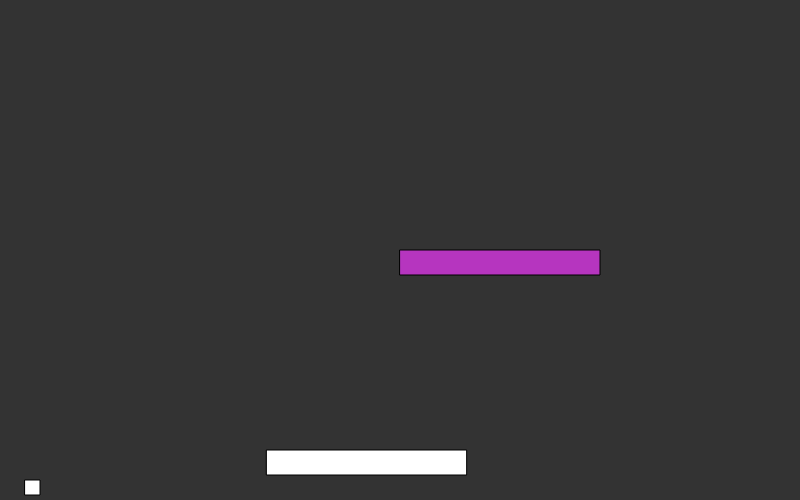
Frame 1 (no input)
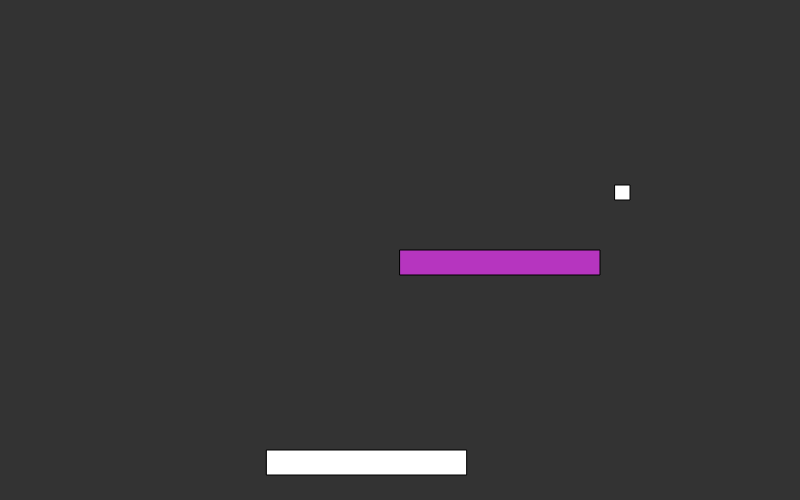
Frame 60 (no input)
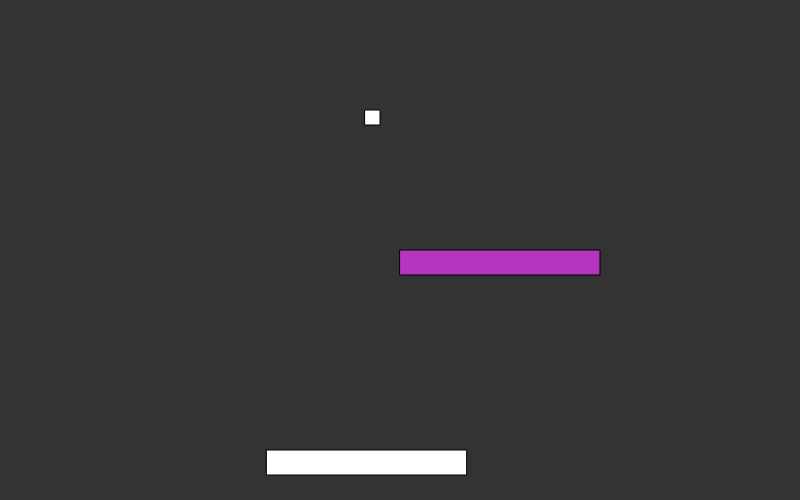
Frame 120 (the mouse pressed at the canvas centre since frame 60)

The p5.js sketch that drew these frames (run headless with seeded random() and noise() and a simulated clock; from frame 60 on, the mouse is pressed at the canvas centre):

// p5.js sketch
// ── sketch.js
var direction = 0;
var player,
	ball,
	obstacle;

function setup(){
	createCanvas(800, 500);
	player = new Player();
	ball = new Ball(player);
	obstacle = new Obstacle(width/2, height/2);
}

function draw(){
	background(51);
	player.move(direction);
	ball.move();
	player.show();
	ball.show();
	obstacle.show();
}

function Player(){
	this.width = 200;
	this.height=25;
	this.x = width/3;
	this.y = height-this.height*2;
	this.step = 15;
}

Player.prototype.show = function(){
	push();
	fill(255);
	rect(this.x, this.y, this.width, this.height);
	pop();
}

Player.prototype.move = function(dir){
	this.x += this.step*dir;
	if (this.x < 0){
		this.x = 0;
	} else if (this.x + this.width > width){
		this.x = width - this.width;
	}
}

function Ball(){
	this.width = 15;
	this.height = 15;
	this.x = 0 + this.width;
	this.y = height - this.height;
	this.vel = createVector(2,-1);
	this.step = 5;
}

Ball.prototype.show = function(){
	push();
	fill(255);
	rect(this.x, this.y, this.width, this.height);
	pop();
}

Ball.prototype.move = function(){
	this.x += this.vel.x * this.step;
	this.y += this.vel.y * this.step;
	// Function
	if(this.x < 0){
		this.x = 0;
		this.vel.x *= -1;
	} else if (this.x + this.width > width){
		this.x = width - this.width;
		this.vel.x *= -1;
	}
	// Function
	if (this.y < 0){
		this.y = 0;
		this.vel.y *= -1; 
	}
}

// TODO: Write this function once we have obstacles
// Ball.prototype.collided = function(obtacle){
// }

function Obstacle(x, y){
	this.x = x;
	this.y = y;
	this.width = 200;
	this.height = 25;
	this.col = createVector(random(255), random(255), random(255)); 
}

Obstacle.prototype.show = function(){
	push();
	fill(this.col.x, this.col.y, this.col.z);
	rect(this.x, this.y, this.width, this.height);
	pop();
}


function keyPressed() {
  if (keyCode == LEFT_ARROW) {
    direction = -1;
  } else if (keyCode == RIGHT_ARROW) {
    direction = 1;
  }
}

function keyReleased() {
	if (keyCode == LEFT_ARROW || keyCode == RIGHT_ARROW){
		direction = 0;
	}
}
// ── ball.js
function Ball(){
	this.width = 15;
	this.height = 15;
	this.x = 0 + this.width;
	this.y = height - this.height;
	this.vel = createVector(2,-1);
	this.step = 5;
}

Ball.prototype.show = function(){
	push();
	fill(255);
	rect(this.x, this.y, this.width, this.height);
	pop();
}

Ball.prototype.move = function(){
	this.wallCollide();

	if (this.collided(player)){
		this.vel.y *= -1;
		if(this.y + this.height > player.y){
			this.vel.x *= -1;	// Collide with side of the player
		}
	}

	for(var i = obstacles.length-1; i >=0; i--){
		if(this.collided(obstacles[i])){
			obstacles.splice(i,1);
			this.vel.y *=-1;
		}
	}

	this.x += this.vel.x * this.step;
	this.y += this.vel.y * this.step;
}

Ball.prototype.wallCollide = function(){
	if(this.x < 0){ // Left Wall
		this.x = 0;
		this.vel.x *= -1;
	} else if (this.x + this.width > width){ // Right Wall
		this.x = width - this.width;
		this.vel.x *= -1;
	}
	if (this.y < 0){ // Top Wall
		this.y = 0;
		this.vel.y *= -1; 
	}
}

Ball.prototype.collided = function(entity){
	if(
		(this.x + this.width) < entity.x
		|| this.x > (entity.x + entity.width)
		|| (this.y + this.height) < entity.y
		|| this.y > (entity.y + entity.height)
	){
		return false;
	}else{
		return true;
	}
	
}
// ── lives_indicator.js
function LivesIndicator(lives){
	this.lives = lives;
	this.livesDiv = createElement("div");
	this.livesDisp = createElement("p", parseInt(this.lives));
	this.livesDiv.child(this.livesDisp);
}

LivesIndicator.prototype.decrement = function(){
	this.lives -= 1;
}

LivesIndicator.prototype.refresh = function(){
	this.livesDisp.remove();
	this.livesDisp = createElement("p", parseInt(this.lives));
	this.livesDiv.child(this.livesDisp);	
}

LivesIndicator.prototype.decAndRefresh = function(){
	this.decrement();
	this.refresh();
}
// ── obstacle.js
function Obstacle(x, y, width, height){
	this.x = x;
	this.y = y;
	this.width = width; //200
	this.height = height; //25
	this.col = createVector(random(255), random(255), random(255)); 
}

Obstacle.prototype.show = function(){
	push();
	fill(this.col.x, this.col.y, this.col.z);
	rect(this.x, this.y, this.width, this.height);
	pop();
}
// ── player.js
function Player(){
	this.width = 200;
	this.height=25;
	this.x = width/3;
	this.y = height-this.height*2;
	this.step = 15;
}

Player.prototype.show = function(){
	push();
	fill(255);
	rect(this.x, this.y, this.width, this.height);
	pop();
}

Player.prototype.move = function(dir){
	this.x += this.step*dir;
	if (this.x < 0){
		this.x = 0;
	} else if (this.x + this.width > width){
		this.x = width - this.width;
	}
}
